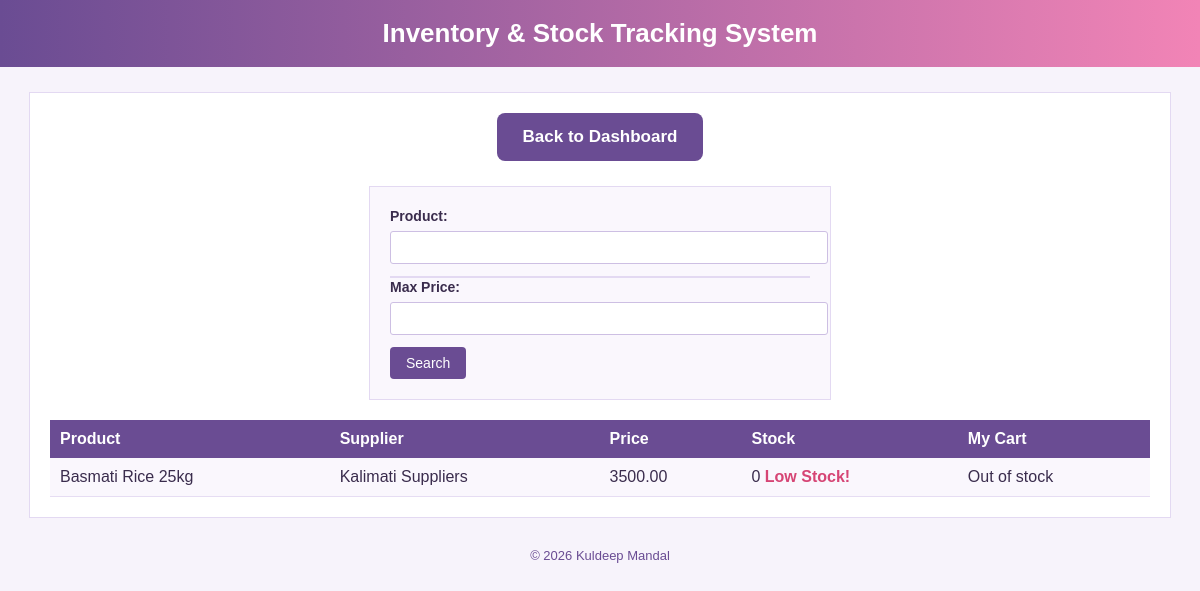
Screenshot of /search.php?product=Basmati Rice 25kg with the database file from the repository.
### tables this page shows
CREATE TABLE `products` (
  `id` int(11) NOT NULL,
  `product_name` varchar(100) NOT NULL,
  `supplier` varchar(100) NOT NULL,
  `price` decimal(10,2) NOT NULL,
  `stock` int(11) NOT NULL,
  `created_at` timestamp NOT NULL DEFAULT current_timestamp()
);

### public/search.php (the view, shortened to what this page needs)
<?php
require '../config/db.php';
include '../includes/header.php';
$results = [];
$query = "SELECT * FROM products WHERE 1";
$params = [];
if (!empty($_GET['product'])) {
    $query .= " AND product_name LIKE ?";
    $params[] = "%" . $_GET['product'] . "%";
}
if (!empty($_GET['product']) || !empty($_GET['max_price'])) {
    $stmt = $pdo->prepare($query);
    $stmt->execute($params);
    $results = $stmt->fetchAll();
}
?>
<div class="top-nav">
    <button onclick="window.location.href='index.php'">Back to Dashboard</button>
</div>
<div class="form-box">
<form method="get">
    <label for="productInput">Product:</label>
    <input type="text" name="product" id="productInput" autocomplete="off">
    <div id="suggestions"></div>
    <label for="max_price">Max Price:</label>
    <input type="number" step="1" name="max_price" id="max_price">
    <button type="submit">Search</button>
</form>
</div>
<?php if (!empty($results)): ?>
<table>
<tr>
    <th>Product</th>
    <th>Supplier</th>
    <th>Price</th>
    <th>Stock</th>
    <th>My Cart</th>
</tr>
<?php foreach ($results as $r): ?>
<tr>
    <td><?= htmlspecialchars($r['product_name']) ?></td>
    <td><?= htmlspecialchars($r['supplier']) ?></td>
    <td><?= $r['price'] ?></td>
    <td>
        <?= $r['stock'] ?>
        <?php if ($r['stock'] < 10): ?>
            <span class="low-stock"> Low Stock!</span>
        <?php endif; ?>
    </td>
    <td>
        <?php if ($r['stock'] > 0): ?>
            <a href="cart.php?id=<?= $r['id'] ?>">
                <button>Add to Cart</button>
            </a>
        <?php else: ?>
            Out of stock
        <?php endif; ?>
    </td>
</tr>
<?php endforeach; ?>
</table>
<?php endif; ?>
<?php include '../includes/footer.php'; ?>

### assets/css/style.css (style rules this page uses)
body { font-family: Arial, Helvetica, sans-serif; background-color: #f7f3fb; margin: 0; padding: 0; color: #3a2c4d; }
.top-nav { margin-bottom: 15px; }
.top-nav button { font-size: 17px; padding: 14px 26px; border-radius: 8px; font-weight: bold; }
button { background-color: #6a4c93; color: white; border: none; padding: 8px 16px; cursor: pointer; font-size: 14px; border-radius: 4px; }
table { width: 100%; border-collapse: collapse; margin-top: 15px; }
th { background-color: #6a4c93; color: white; padding: 10px; text-align: left; }
td { padding: 10px; border-bottom: 1px solid #e6ddf3; }
tr:nth-child(even) { background-color: #faf7fd; }
.low-stock { color: #d64575; font-weight: bold; }
.form-box { max-width: 420px; margin: 20px auto; padding: 20px; border: 1px solid #e3d9f2; background-color: #faf7fd; }
label { font-weight: bold; font-size: 14px; }
input { width: 100%; padding: 8px; margin-top: 6px; margin-bottom: 12px; border: 1px solid #cdbfe3; border-radius: 3px; }
.top-nav { text-align: center; margin-bottom: 25px; }
#suggestions { border: 1px solid #e3d9f2; max-width: 420px; background-color: #ffffff; }

### rows the page displays
products: product_name "Basmati Rice 25kg", supplier "Kalimati Suppliers", price "3500.00", stock "0", shows "Low Stock!", shows "Out of stock"
